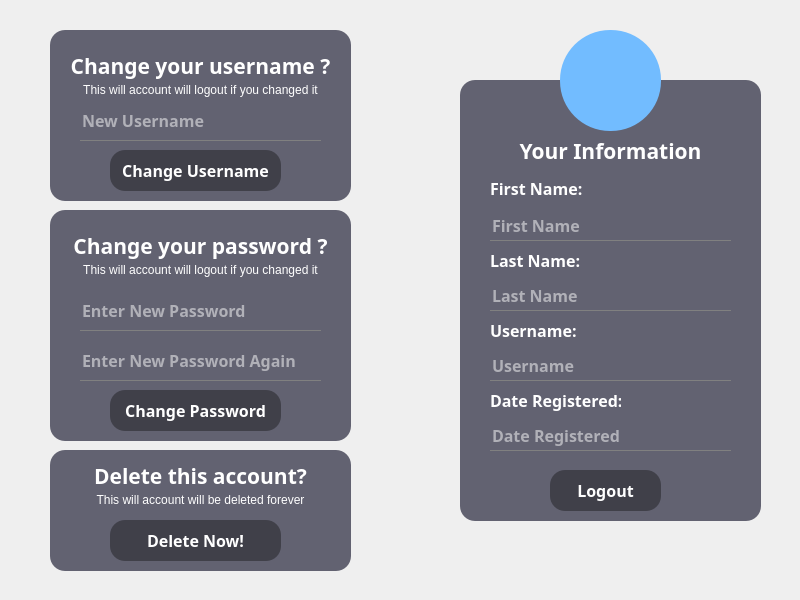
<?xml version="1.0" encoding="UTF-8"?>
<ui version="4.0">
 <class>MainWindow</class>
 <widget class="QMainWindow" name="MainWindow">
  <property name="geometry">
   <rect>
    <x>0</x>
    <y>0</y>
    <width>800</width>
    <height>600</height>
   </rect>
  </property>
  <property name="minimumSize">
   <size>
    <width>800</width>
    <height>600</height>
   </size>
  </property>
  <property name="maximumSize">
   <size>
    <width>800</width>
    <height>600</height>
   </size>
  </property>
  <property name="windowTitle">
   <string>MainWindow</string>
  </property>
  <property name="windowIcon">
   <iconset>
    <normaloff>images/user.png</normaloff>
    <normalon>images/user.png</normalon>
    <disabledoff>images/user.png</disabledoff>
    <disabledon>images/user.png</disabledon>
    <activeoff>images/user.png</activeoff>
    <activeon>images/user.png</activeon>
    <selectedoff>images/user.png</selectedoff>
    <selectedon>images/user.png</selectedon>images/user.png</iconset>
  </property>
  <property name="styleSheet">
   <string notr="true">
QToolButton{
	background-color: rgb(114, 188,255);
	border-radius: 50px;
}

QFrame{
	background-color: rgba(0,0,25,150);
	border-radius: 15px;
}

QLabel{
	background-color: none;
	color: white;
}

QLineEdit{
	color: white;
	background: transparent;
	border: none;
	border-bottom: 1px solid gray;
}

QLineEdit:hover{
	color: white;
	border-bottom: 1px solid rgb(114, 188,255);
}

QPushButton{
	background-color: rgba(10,10,10,100);
	color: white;
	border-radius: 15px;
}

QPushButton:hover{
	background-color: rgb(114, 188,255);
	color: white;
}



</string>
  </property>
  <widget class="QWidget" name="centralwidget">
   <widget class="QFrame" name="frame_4">
    <property name="geometry">
     <rect>
      <x>50</x>
      <y>450</y>
      <width>301</width>
      <height>121</height>
     </rect>
    </property>
    <property name="frameShape">
     <enum>QFrame::StyledPanel</enum>
    </property>
    <property name="frameShadow">
     <enum>QFrame::Raised</enum>
    </property>
    <widget class="QPushButton" name="pushButton_4">
     <property name="geometry">
      <rect>
       <x>60</x>
       <y>70</y>
       <width>171</width>
       <height>41</height>
      </rect>
     </property>
     <property name="font">
      <font>
       <family>Berlin Sans FB Demi</family>
       <pointsize>12</pointsize>
       <weight>75</weight>
       <bold>true</bold>
      </font>
     </property>
     <property name="text">
      <string>Delete Now!</string>
     </property>
    </widget>
    <widget class="QLabel" name="label_9">
     <property name="geometry">
      <rect>
       <x>10</x>
       <y>10</y>
       <width>281</width>
       <height>31</height>
      </rect>
     </property>
     <property name="font">
      <font>
       <family>Berlin Sans FB Demi</family>
       <pointsize>16</pointsize>
       <weight>75</weight>
       <bold>true</bold>
      </font>
     </property>
     <property name="text">
      <string>Delete this account?</string>
     </property>
     <property name="alignment">
      <set>Qt::AlignCenter</set>
     </property>
    </widget>
    <widget class="QLabel" name="label_12">
     <property name="geometry">
      <rect>
       <x>0</x>
       <y>40</y>
       <width>301</width>
       <height>20</height>
      </rect>
     </property>
     <property name="text">
      <string>This will account will be deleted forever</string>
     </property>
     <property name="alignment">
      <set>Qt::AlignCenter</set>
     </property>
    </widget>
   </widget>
   <widget class="QFrame" name="frame_2">
    <property name="geometry">
     <rect>
      <x>50</x>
      <y>30</y>
      <width>301</width>
      <height>171</height>
     </rect>
    </property>
    <property name="frameShape">
     <enum>QFrame::StyledPanel</enum>
    </property>
    <property name="frameShadow">
     <enum>QFrame::Raised</enum>
    </property>
    <widget class="QPushButton" name="pushButton_2">
     <property name="geometry">
      <rect>
       <x>60</x>
       <y>120</y>
       <width>171</width>
       <height>41</height>
      </rect>
     </property>
     <property name="font">
      <font>
       <family>Berlin Sans FB Demi</family>
       <pointsize>12</pointsize>
       <weight>75</weight>
       <bold>true</bold>
      </font>
     </property>
     <property name="text">
      <string>Change Username</string>
     </property>
    </widget>
    <widget class="QLineEdit" name="lineEdit_5">
     <property name="geometry">
      <rect>
       <x>30</x>
       <y>70</y>
       <width>241</width>
       <height>41</height>
      </rect>
     </property>
     <property name="font">
      <font>
       <family>Berlin Sans FB Demi</family>
       <pointsize>12</pointsize>
       <weight>75</weight>
       <bold>true</bold>
      </font>
     </property>
     <property name="placeholderText">
      <string>New Username</string>
     </property>
    </widget>
    <widget class="QLabel" name="label_7">
     <property name="geometry">
      <rect>
       <x>10</x>
       <y>20</y>
       <width>281</width>
       <height>31</height>
      </rect>
     </property>
     <property name="font">
      <font>
       <family>Berlin Sans FB Demi</family>
       <pointsize>16</pointsize>
       <weight>75</weight>
       <bold>true</bold>
      </font>
     </property>
     <property name="text">
      <string>Change your username ?</string>
     </property>
     <property name="alignment">
      <set>Qt::AlignCenter</set>
     </property>
    </widget>
    <widget class="QLabel" name="label_10">
     <property name="geometry">
      <rect>
       <x>0</x>
       <y>50</y>
       <width>301</width>
       <height>20</height>
      </rect>
     </property>
     <property name="text">
      <string>This will account will logout if you changed it</string>
     </property>
     <property name="alignment">
      <set>Qt::AlignCenter</set>
     </property>
    </widget>
   </widget>
   <widget class="QToolButton" name="toolButton">
    <property name="geometry">
     <rect>
      <x>560</x>
      <y>30</y>
      <width>101</width>
      <height>101</height>
     </rect>
    </property>
    <property name="text">
     <string/>
    </property>
    <property name="icon">
     <iconset>
      <normaloff>images/user.png</normaloff>images/user.png</iconset>
    </property>
    <property name="iconSize">
     <size>
      <width>80</width>
      <height>80</height>
     </size>
    </property>
   </widget>
   <widget class="QFrame" name="frame_3">
    <property name="geometry">
     <rect>
      <x>50</x>
      <y>210</y>
      <width>301</width>
      <height>231</height>
     </rect>
    </property>
    <property name="frameShape">
     <enum>QFrame::StyledPanel</enum>
    </property>
    <property name="frameShadow">
     <enum>QFrame::Raised</enum>
    </property>
    <widget class="QPushButton" name="pushButton_3">
     <property name="geometry">
      <rect>
       <x>60</x>
       <y>180</y>
       <width>171</width>
       <height>41</height>
      </rect>
     </property>
     <property name="font">
      <font>
       <family>Berlin Sans FB Demi</family>
       <pointsize>12</pointsize>
       <weight>75</weight>
       <bold>true</bold>
      </font>
     </property>
     <property name="text">
      <string>Change Password</string>
     </property>
    </widget>
    <widget class="QLineEdit" name="lineEdit_6">
     <property name="geometry">
      <rect>
       <x>30</x>
       <y>80</y>
       <width>241</width>
       <height>41</height>
      </rect>
     </property>
     <property name="font">
      <font>
       <family>Berlin Sans FB Demi</family>
       <pointsize>12</pointsize>
       <weight>75</weight>
       <bold>true</bold>
      </font>
     </property>
     <property name="placeholderText">
      <string>Enter New Password</string>
     </property>
    </widget>
    <widget class="QLabel" name="label_8">
     <property name="geometry">
      <rect>
       <x>10</x>
       <y>20</y>
       <width>281</width>
       <height>31</height>
      </rect>
     </property>
     <property name="font">
      <font>
       <family>Berlin Sans FB Demi</family>
       <pointsize>16</pointsize>
       <weight>75</weight>
       <bold>true</bold>
      </font>
     </property>
     <property name="text">
      <string>Change your password ?</string>
     </property>
     <property name="alignment">
      <set>Qt::AlignCenter</set>
     </property>
    </widget>
    <widget class="QLineEdit" name="lineEdit_7">
     <property name="geometry">
      <rect>
       <x>30</x>
       <y>130</y>
       <width>241</width>
       <height>41</height>
      </rect>
     </property>
     <property name="font">
      <font>
       <family>Berlin Sans FB Demi</family>
       <pointsize>12</pointsize>
       <weight>75</weight>
       <bold>true</bold>
      </font>
     </property>
     <property name="placeholderText">
      <string>Enter New Password Again</string>
     </property>
    </widget>
    <widget class="QLabel" name="label_11">
     <property name="geometry">
      <rect>
       <x>0</x>
       <y>50</y>
       <width>301</width>
       <height>20</height>
      </rect>
     </property>
     <property name="text">
      <string>This will account will logout if you changed it</string>
     </property>
     <property name="alignment">
      <set>Qt::AlignCenter</set>
     </property>
    </widget>
   </widget>
   <widget class="QFrame" name="frame">
    <property name="geometry">
     <rect>
      <x>460</x>
      <y>80</y>
      <width>301</width>
      <height>441</height>
     </rect>
    </property>
    <property name="minimumSize">
     <size>
      <width>301</width>
      <height>441</height>
     </size>
    </property>
    <property name="frameShape">
     <enum>QFrame::StyledPanel</enum>
    </property>
    <property name="frameShadow">
     <enum>QFrame::Raised</enum>
    </property>
    <widget class="QLineEdit" name="lineEdit">
     <property name="geometry">
      <rect>
       <x>30</x>
       <y>130</y>
       <width>241</width>
       <height>31</height>
      </rect>
     </property>
     <property name="font">
      <font>
       <family>Berlin Sans FB Demi</family>
       <pointsize>12</pointsize>
       <weight>75</weight>
       <bold>true</bold>
      </font>
     </property>
     <property name="text">
      <string/>
     </property>
     <property name="dragEnabled">
      <bool>false</bool>
     </property>
     <property name="readOnly">
      <bool>true</bool>
     </property>
     <property name="placeholderText">
      <string>First Name</string>
     </property>
    </widget>
    <widget class="QLabel" name="label">
     <property name="geometry">
      <rect>
       <x>10</x>
       <y>50</y>
       <width>281</width>
       <height>41</height>
      </rect>
     </property>
     <property name="font">
      <font>
       <family>Berlin Sans FB Demi</family>
       <pointsize>16</pointsize>
       <weight>75</weight>
       <bold>true</bold>
      </font>
     </property>
     <property name="text">
      <string>Your Information</string>
     </property>
     <property name="alignment">
      <set>Qt::AlignCenter</set>
     </property>
    </widget>
    <widget class="QLabel" name="label_3">
     <property name="geometry">
      <rect>
       <x>30</x>
       <y>100</y>
       <width>101</width>
       <height>16</height>
      </rect>
     </property>
     <property name="font">
      <font>
       <family>Berlin Sans FB Demi</family>
       <pointsize>12</pointsize>
       <weight>75</weight>
       <bold>true</bold>
      </font>
     </property>
     <property name="text">
      <string>First Name:</string>
     </property>
    </widget>
    <widget class="QLabel" name="label_4">
     <property name="geometry">
      <rect>
       <x>30</x>
       <y>170</y>
       <width>101</width>
       <height>21</height>
      </rect>
     </property>
     <property name="font">
      <font>
       <family>Berlin Sans FB Demi</family>
       <pointsize>12</pointsize>
       <weight>75</weight>
       <bold>true</bold>
      </font>
     </property>
     <property name="text">
      <string>Last Name:</string>
     </property>
    </widget>
    <widget class="QLineEdit" name="lineEdit_2">
     <property name="geometry">
      <rect>
       <x>30</x>
       <y>200</y>
       <width>241</width>
       <height>31</height>
      </rect>
     </property>
     <property name="font">
      <font>
       <family>Berlin Sans FB Demi</family>
       <pointsize>12</pointsize>
       <weight>75</weight>
       <bold>true</bold>
      </font>
     </property>
     <property name="text">
      <string/>
     </property>
     <property name="dragEnabled">
      <bool>false</bool>
     </property>
     <property name="readOnly">
      <bool>true</bool>
     </property>
     <property name="placeholderText">
      <string>Last Name</string>
     </property>
    </widget>
    <widget class="QLabel" name="label_5">
     <property name="geometry">
      <rect>
       <x>30</x>
       <y>240</y>
       <width>101</width>
       <height>21</height>
      </rect>
     </property>
     <property name="font">
      <font>
       <family>Berlin Sans FB Demi</family>
       <pointsize>12</pointsize>
       <weight>75</weight>
       <bold>true</bold>
      </font>
     </property>
     <property name="text">
      <string>Username:</string>
     </property>
    </widget>
    <widget class="QLineEdit" name="lineEdit_3">
     <property name="geometry">
      <rect>
       <x>30</x>
       <y>270</y>
       <width>241</width>
       <height>31</height>
      </rect>
     </property>
     <property name="font">
      <font>
       <family>Berlin Sans FB Demi</family>
       <pointsize>12</pointsize>
       <weight>75</weight>
       <bold>true</bold>
      </font>
     </property>
     <property name="text">
      <string/>
     </property>
     <property name="readOnly">
      <bool>true</bool>
     </property>
     <property name="placeholderText">
      <string>Username</string>
     </property>
    </widget>
    <widget class="QLabel" name="label_6">
     <property name="geometry">
      <rect>
       <x>30</x>
       <y>310</y>
       <width>131</width>
       <height>21</height>
      </rect>
     </property>
     <property name="font">
      <font>
       <family>Berlin Sans FB Demi</family>
       <pointsize>12</pointsize>
       <weight>75</weight>
       <bold>true</bold>
      </font>
     </property>
     <property name="text">
      <string>Date Registered:</string>
     </property>
    </widget>
    <widget class="QLineEdit" name="lineEdit_4">
     <property name="geometry">
      <rect>
       <x>30</x>
       <y>340</y>
       <width>241</width>
       <height>31</height>
      </rect>
     </property>
     <property name="font">
      <font>
       <family>Berlin Sans FB Demi</family>
       <pointsize>12</pointsize>
       <weight>75</weight>
       <bold>true</bold>
      </font>
     </property>
     <property name="text">
      <string/>
     </property>
     <property name="readOnly">
      <bool>true</bool>
     </property>
     <property name="placeholderText">
      <string>Date Registered</string>
     </property>
     <property name="cursorMoveStyle">
      <enum>Qt::LogicalMoveStyle</enum>
     </property>
    </widget>
    <widget class="QPushButton" name="pushButton">
     <property name="geometry">
      <rect>
       <x>90</x>
       <y>390</y>
       <width>111</width>
       <height>41</height>
      </rect>
     </property>
     <property name="font">
      <font>
       <family>Berlin Sans FB Demi</family>
       <pointsize>12</pointsize>
       <weight>75</weight>
       <bold>true</bold>
      </font>
     </property>
     <property name="text">
      <string>Logout</string>
     </property>
    </widget>
   </widget>
   <widget class="QLabel" name="label_2">
    <property name="geometry">
     <rect>
      <x>-40</x>
      <y>-30</y>
      <width>1761</width>
      <height>1011</height>
     </rect>
    </property>
    <property name="font">
     <font>
      <pointsize>9</pointsize>
     </font>
    </property>
    <property name="text">
     <string/>
    </property>
    <property name="pixmap">
     <pixmap>images/bg.jpg</pixmap>
    </property>
    <property name="scaledContents">
     <bool>false</bool>
    </property>
   </widget>
   <zorder>label_2</zorder>
   <zorder>frame</zorder>
   <zorder>frame_2</zorder>
   <zorder>frame_4</zorder>
   <zorder>frame_3</zorder>
   <zorder>toolButton</zorder>
  </widget>
 </widget>
 <resources/>
 <connections/>
</ui>
